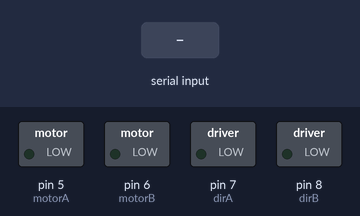
A sketch run on a simulated Arduino Uno, built with avr-gcc and run on an emulated ATmega328P. Parts: switched loads named in the sketch (green lamp = pin HIGH). Inputs (shaded band) come from the test bench.

Above: at 1.2 s.
1.3 s: "W" received over Serial
At 2.7 s:
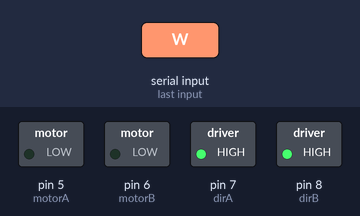
3.0 s: "F" received over Serial
At 3.1 s:
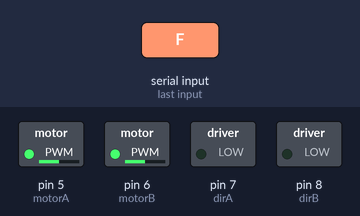
4.7 s: "B" received over Serial
At 4.8 s:
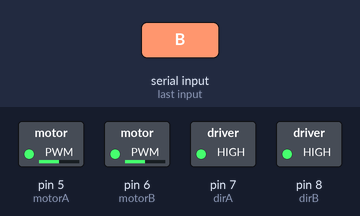
6.4 s: "R" received over Serial
At 6.5 s:
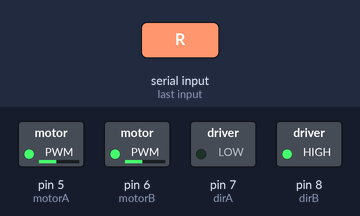
8.1 s: "L" received over Serial
At 8.2 s:
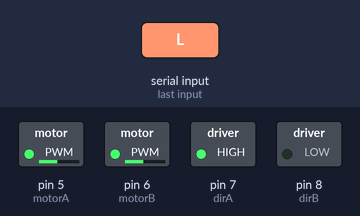
Timing chart, 0 to 10.8 s (numbered marks = the images above; inputs shaded):
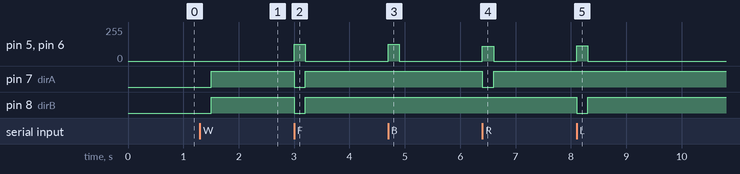

Measured:
- after the input at 1.3 s, pin 7 (dirA), pin 8 (dirB): LOW → HIGH after 0.20 s
- after the input at 3.0 s, pin 5 (motorA), pin 6 (motorB): 0/255 → 127/255 at once, → 0/255 0.20 s later; pin 7 (dirA), pin 8 (dirB): HIGH → LOW at once, → HIGH 0.20 s later
- after the input at 4.7 s, pin 5 (motorA), pin 6 (motorB): 0/255 → 127/255 at once, → 0/255 0.20 s later
- after the input at 6.4 s, pin 5 (motorA), pin 6 (motorB): 0/255 → 110/255 at once, → 0/255 0.20 s later; pin 7 (dirA): HIGH → LOW at once, → HIGH 0.20 s later
- after the input at 8.1 s, pin 5 (motorA), pin 6 (motorB): 0/255 → 115/255 at once, → 0/255 0.20 s later; pin 8 (dirB): HIGH → LOW at once, → HIGH 0.20 s later

The sketch:

Controle_remoto_Bluetooth.ino
```cpp
const int motorA = 5; //velocidade motor A - de 0 a 255
const int motorB = 6; //velocidade motor B - de 0 a 255
const int dirA = 7; //direcao do motor A - HIGH ou LOW
const int dirB = 8; //direcao do motor B - HIGH ou LOW

long tempobotapet;
int botapet = 0;
char dataIn = 'S';
const int a = 2;

void setup() {
  Serial.begin(9600);
  pinMode(motorA, OUTPUT);
  pinMode(motorB, OUTPUT);
  pinMode(dirA, OUTPUT);
  pinMode(dirB, OUTPUT);
}

void paraFrente() {
  digitalWrite(dirA, 0);
  digitalWrite(dirB, 0);
  analogWrite(motorA, 127);
  analogWrite(motorB, 127);
}

void paraTras() {
  digitalWrite(dirA, 1);
  digitalWrite(dirB, 1);
  analogWrite(motorA, 127);
  analogWrite(motorB, 127);
}

void paraDireita() {
  digitalWrite(dirA, 0);
  digitalWrite(dirB, 1);
  analogWrite(motorA, 110);
  analogWrite(motorB, 110);
}

void paraEsquerda() {
  digitalWrite(dirA, 1);
  digitalWrite(dirB, 0);
  analogWrite(motorA, 115);
  analogWrite(motorB, 115);
}

void loop() {
  if (Serial.available() > 0) {
    dataIn = Serial.read();

    switch (dataIn) {
      case 'W':
        botapet = 1;
        tempobotapet = millis();
        break;
      case 'F':
        botapet = 1;
        tempobotapet = millis();
        paraFrente();
        break;
      case 'B':
        botapet = 1;
        tempobotapet = millis();
        paraTras();
        break;
      case 'R':
        botapet = 1;
        tempobotapet = millis();
        paraDireita();
        break;
      case 'L':
        botapet = 1;
        tempobotapet = millis();
        paraEsquerda();
        break;
    }
  }

  if (millis() - tempobotapet > 200 && botapet == 1) {
    botapet = 0;
    digitalWrite(dirA, 1);
    digitalWrite(dirB, 1);
    analogWrite(motorA, 0);
    analogWrite(motorB, 0);
  }
}
```
